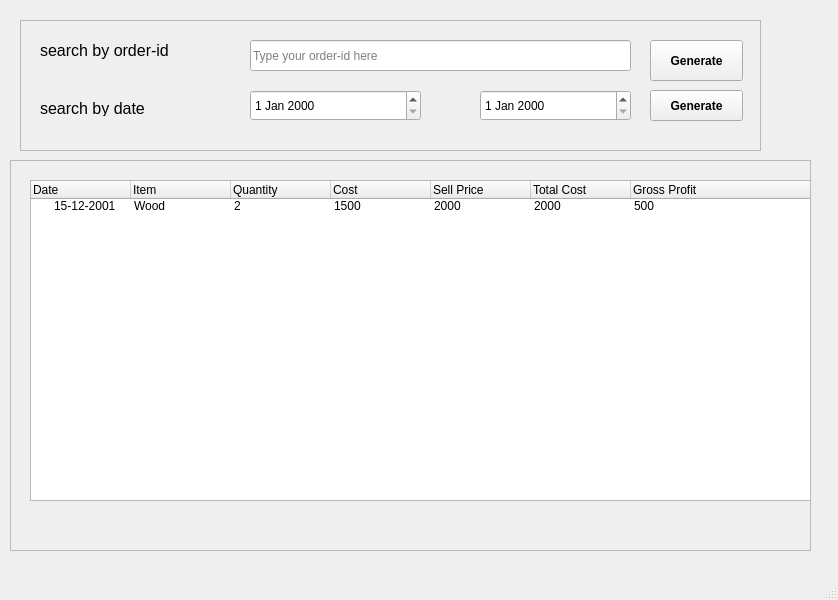
<?xml version="1.0" encoding="UTF-8"?>
<ui version="4.0">
 <class>MainWindow</class>
 <widget class="QMainWindow" name="MainWindow">
  <property name="geometry">
   <rect>
    <x>0</x>
    <y>0</y>
    <width>838</width>
    <height>600</height>
   </rect>
  </property>
  <property name="windowTitle">
   <string>MainWindow</string>
  </property>
  <widget class="QWidget" name="centralwidget">
   <widget class="QFrame" name="frame">
    <property name="geometry">
     <rect>
      <x>20</x>
      <y>20</y>
      <width>741</width>
      <height>131</height>
     </rect>
    </property>
    <property name="frameShape">
     <enum>QFrame::StyledPanel</enum>
    </property>
    <property name="frameShadow">
     <enum>QFrame::Raised</enum>
    </property>
    <widget class="QLabel" name="label">
     <property name="geometry">
      <rect>
       <x>20</x>
       <y>10</y>
       <width>201</width>
       <height>41</height>
      </rect>
     </property>
     <property name="font">
      <font>
       <pointsize>12</pointsize>
       <weight>50</weight>
       <bold>false</bold>
      </font>
     </property>
     <property name="frameShape">
      <enum>QFrame::NoFrame</enum>
     </property>
     <property name="frameShadow">
      <enum>QFrame::Raised</enum>
     </property>
     <property name="text">
      <string>search by order-id</string>
     </property>
    </widget>
    <widget class="QLineEdit" name="lineEdit">
     <property name="geometry">
      <rect>
       <x>230</x>
       <y>20</y>
       <width>381</width>
       <height>31</height>
      </rect>
     </property>
     <property name="placeholderText">
      <string>Type your order-id here</string>
     </property>
    </widget>
    <widget class="QLabel" name="label_2">
     <property name="geometry">
      <rect>
       <x>20</x>
       <y>80</y>
       <width>151</width>
       <height>16</height>
      </rect>
     </property>
     <property name="font">
      <font>
       <pointsize>12</pointsize>
      </font>
     </property>
     <property name="text">
      <string>search by date</string>
     </property>
    </widget>
    <widget class="QPushButton" name="pushButton">
     <property name="geometry">
      <rect>
       <x>630</x>
       <y>20</y>
       <width>93</width>
       <height>41</height>
      </rect>
     </property>
     <property name="font">
      <font>
       <pointsize>9</pointsize>
       <weight>75</weight>
       <bold>true</bold>
      </font>
     </property>
     <property name="text">
      <string>Generate</string>
     </property>
    </widget>
    <widget class="QPushButton" name="pushButton_2">
     <property name="geometry">
      <rect>
       <x>630</x>
       <y>70</y>
       <width>93</width>
       <height>31</height>
      </rect>
     </property>
     <property name="font">
      <font>
       <pointsize>9</pointsize>
       <weight>75</weight>
       <bold>true</bold>
      </font>
     </property>
     <property name="text">
      <string>Generate</string>
     </property>
    </widget>
    <widget class="QDateEdit" name="dateEdit">
     <property name="geometry">
      <rect>
       <x>460</x>
       <y>70</y>
       <width>151</width>
       <height>31</height>
      </rect>
     </property>
    </widget>
    <widget class="QDateEdit" name="dateEdit_2">
     <property name="geometry">
      <rect>
       <x>230</x>
       <y>70</y>
       <width>171</width>
       <height>31</height>
      </rect>
     </property>
    </widget>
   </widget>
   <widget class="QFrame" name="frame_2">
    <property name="geometry">
     <rect>
      <x>10</x>
      <y>160</y>
      <width>801</width>
      <height>391</height>
     </rect>
    </property>
    <property name="frameShape">
     <enum>QFrame::StyledPanel</enum>
    </property>
    <property name="frameShadow">
     <enum>QFrame::Raised</enum>
    </property>
    <widget class="QTreeWidget" name="treeWidget">
     <property name="geometry">
      <rect>
       <x>20</x>
       <y>20</y>
       <width>781</width>
       <height>321</height>
      </rect>
     </property>
     <column>
      <property name="text">
       <string>Date</string>
      </property>
     </column>
     <column>
      <property name="text">
       <string>Item</string>
      </property>
     </column>
     <column>
      <property name="text">
       <string>Quantity</string>
      </property>
     </column>
     <column>
      <property name="text">
       <string>Cost</string>
      </property>
     </column>
     <column>
      <property name="text">
       <string>Sell Price</string>
      </property>
     </column>
     <column>
      <property name="text">
       <string>Total Cost</string>
      </property>
     </column>
     <column>
      <property name="text">
       <string>Gross Profit</string>
      </property>
     </column>
     <item>
      <property name="text">
       <string>15-12-2001</string>
      </property>
      <property name="text">
       <string>Wood</string>
      </property>
      <property name="text">
       <string>2</string>
      </property>
      <property name="text">
       <string>1500</string>
      </property>
      <property name="text">
       <string>2000</string>
      </property>
      <property name="text">
       <string>2000</string>
      </property>
      <property name="text">
       <string>500</string>
      </property>
     </item>
    </widget>
   </widget>
  </widget>
  <widget class="QMenuBar" name="menubar">
   <property name="geometry">
    <rect>
     <x>0</x>
     <y>0</y>
     <width>838</width>
     <height>26</height>
    </rect>
   </property>
  </widget>
  <widget class="QStatusBar" name="statusbar"/>
 </widget>
 <resources/>
 <connections/>
</ui>
